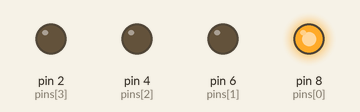
Bench run of a sketch on a simulated Arduino Uno, built with avr-gcc and run on an emulated ATmega328P. On the bench: output pins drawn as LEDs (lit = HIGH).

Above: at 0.1 s.
At 4.6 s:
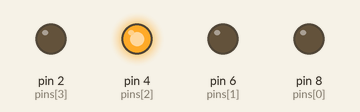
At 9.1 s:
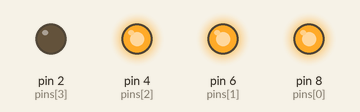
At 18.1 s:
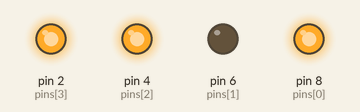
At 27.1 s:
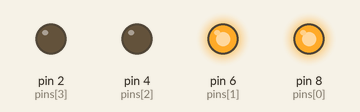
At 37.6 s:
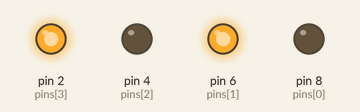
Timing chart, 0 to 40.0 s (numbered marks = the images above):
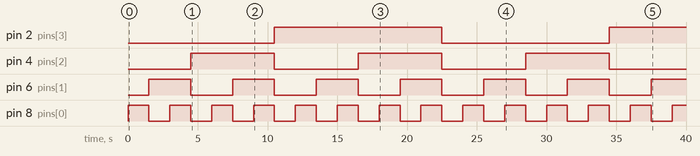

The sketch:

bin-counter.ino
```cpp
int const length = 4;

int bins[length] = {0, 0, 0, 0};
int pins[length] = {8, 6, 4, 2};
int pace = 1500;

void setup(){
  for(int i = 0; i < length; i++){
    pinMode(pins[i], OUTPUT);
  }
}

void flip(){
  for(int i = 0; i < length; i++){
    if(bins[i] == 1){
      bins[i] = 0;
      digitalWrite(pins[i], LOW);
    } else {
      bins[i] = 1;
      digitalWrite(pins[i], HIGH);
      break;
    }
  }
}

void loop(){
  flip();
  delay(pace);
}
```

Measured:
- by itself, pin 2 (pins[3]): LOW → HIGH at 10.5 s, → LOW 12.0 s later, → HIGH 12.0 s later
- by itself, pin 4 (pins[2]): alternates HIGH for 6.0 s and LOW for 6.0 s
- by itself, pin 6 (pins[1]): alternates HIGH for 3.0 s and LOW for 3.0 s
- by itself, pin 8 (pins[0]): alternates HIGH for 1.5 s and LOW for 1.5 s
